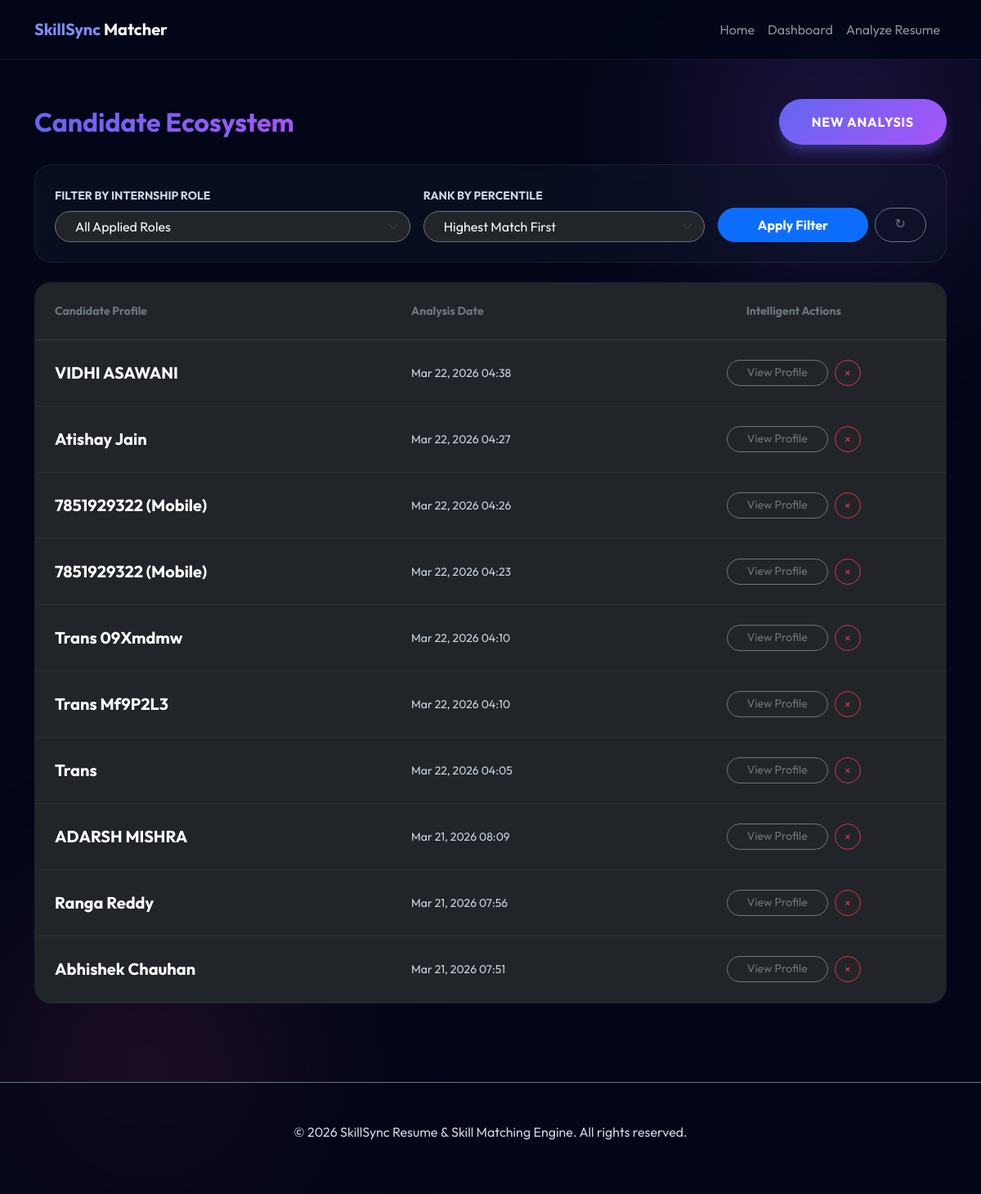
The page /dashboard/ on the database as committed earlier.
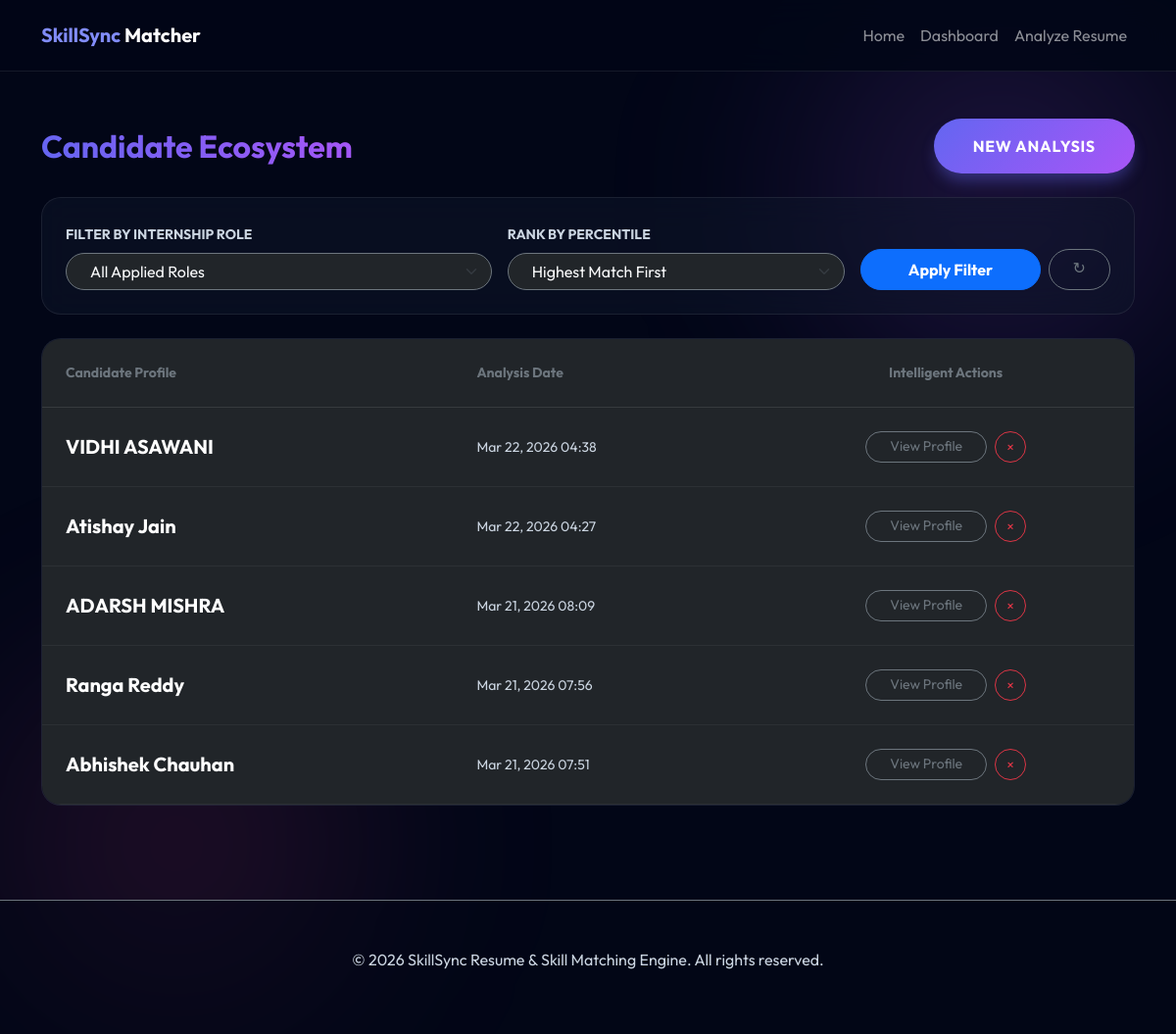
The same page on the database as committed later.
### matching_app/models.py (models this page shows, shortened)
class Candidate(models.Model):
    name = models.CharField(max_length=100)
    resume_file = models.FileField(upload_to='resumes/', null=True, blank=True)
    education = models.TextField(blank=True)
    skills = models.TextField(blank=True)
    tools = models.TextField(blank=True)
    experience = models.TextField(blank=True)
    projects = models.TextField(blank=True)
    certifications = models.TextField(blank=True)
    extracted_text = models.TextField(blank=True)
    created_at = models.DateTimeField(auto_now_add=True)

### matching_app/views.py (the view)
# urls.py: path('dashboard/', views.dashboard, name='dashboard'),
def dashboard(request):
    roles = Role.objects.all()
    role_id = request.GET.get('role')
    sort_order = request.GET.get('sort', 'desc')
    context = {'roles': roles}
    if role_id:
        selected_role = get_object_or_404(Role, pk=role_id)
        all_candidates = Candidate.objects.all()
        for cand in all_candidates:
            res = get_rule_based_matches(cand.extracted_text, [selected_role])
            if res:
                Match.objects.update_or_create(
                    candidate=cand,
                    role=selected_role,
                    defaults={
                        'match_percentage': res[0]['match_percentage'],
                        'fit_category': res[0]['fit_category']
                    }
                )
        matches = Match.objects.filter(role_id=role_id)
        if sort_order == 'asc':
            matches = matches.order_by('match_percentage')
        else:
            matches = matches.order_by('-match_percentage')
        context['matches'] = matches
        context['selected_role'] = int(role_id)
        context['selected_sort'] = sort_order
    else:
        candidates = Candidate.objects.all().order_by('-created_at')
        context['candidates'] = candidates
    return render(request, 'dashboard.html', context)

### templates/dashboard.html (shortened to what the changed rows need)
{% extends 'base.html' %}
{% block content %}
<div class="container py-5">
    <div class="d-flex justify-content-between align-items-center mb-4 reveal">
        <h2 class="fw-bold m-0 text-gradient">Candidate Ecosystem</h2>
    </div>
    <div class="glass-card-premium p-0 overflow-hidden reveal delay-1">
        <table class="table table-dark table-hover m-0" style="background: transparent;">
            <thead style="background: rgba(255, 255, 255, 0.03);">
                <tr>
                    <th class="ps-4 py-4 text-secondary uppercase small tracking-wider">Candidate Profile</th>
                    <th class="py-4 text-secondary uppercase small tracking-wider">{% if selected_role %}Match Percentage{% else %}Analysis Date{% endif %}</th>
                    <th class="py-4 text-center text-secondary uppercase small tracking-wider">Intelligent Actions</th>
                </tr>
            </thead>
            <tbody>
                {% if matches %}
                    {% for match in matches %}
                    <tr style="border-bottom: 1px solid rgba(255,255,255,0.05);">
                        <td class="ps-4 py-4 align-middle">
                            <div class="fw-bold fs-5">{{ match.candidate.name }}</div>
                            <div class="text-muted small">Matched for: {{ match.role.name }}</div>
                        </td>
                        <td class="py-4 align-middle">
                            <div class="d-flex align-items-center gap-3">
                                <span class="fw-bold" style="color: var(--primary-color);">{{ match.match_percentage }}%</span>
                                <div class="fit-badge {% if match.fit_category == 'Strong Fit' %}fit-strong{% elif match.fit_category == 'Moderate Fit' %}fit-moderate{% else %}fit-low{% endif %}">
                                    {{ match.fit_category }}
                                </div>
                            </div>
                        </td>
                        <td class="py-4 text-center">
                            <div class="d-flex justify-content-center gap-2">
                                <a href="{% url 'candidate_detail' match.candidate.pk %}" class="btn btn-sm btn-outline-secondary rounded-pill px-4 border-secondary hover-neon-purple">Deep Analysis</a>
                                <a href="{% url 'delete_candidate' match.candidate.pk %}"
                                   class="btn btn-sm btn-outline-danger rounded-circle p-2 border-danger hover-neon-red"
                                   onclick="return confirm('Delete analysis for {{ match.candidate.name }}?')"
                                   style="width: 32px; height: 32px; display: inline-flex; align-items: center; justify-content: center;">
                                    <span>×</span>
                                </a>
                            </div>
                        </td>
                    </tr>
                    {% endfor %}
                {% elif candidates %}
                    {% for candidate in candidates %}
                    <tr style="border-bottom: 1px solid rgba(255,255,255,0.05);">
                        <td class="ps-4 py-4 align-middle">
                            <div class="fw-bold fs-5">{{ candidate.name }}</div>
                        </td>
                        <td class="py-4 align-middle text-muted small">{{ candidate.created_at|date:"M d, Y H:i" }}</td>
                        <td class="py-4 text-center">
                            <div class="d-flex justify-content-center gap-2">
                                <a href="{% url 'candidate_detail' candidate.pk %}" class="btn btn-sm btn-outline-secondary rounded-pill px-4 border-secondary hover-neon-purple">View Profile</a>
                                <a href="{% url 'delete_candidate' candidate.pk %}"
                                   class="btn btn-sm btn-outline-danger rounded-circle p-2 border-danger hover-neon-red"
                                   onclick="return confirm('Delete analysis for {{ candidate.name }}?')"
                                   style="width: 32px; height: 32px; display: inline-flex; align-items: center; justify-content: center;">
                                    <span>×</span>
                                </a>
                            </div>
                        </td>
                    </tr>
                    {% endfor %}
                {% endif %}
            </tbody>
        </table>
    </div>
</div>
{% endblock %}

Rows that differ between the two databases and show on the page:
removed Candidate: name "7851929322 (Mobile)", created_at "Mar 22, 2026 04:26"
removed Candidate: name "7851929322 (Mobile)", created_at "Mar 22, 2026 04:23"
removed Candidate: name "Trans 09Xmdmw", created_at "Mar 22, 2026 04:10"
removed Candidate: name "Trans Mf9P2L3", created_at "Mar 22, 2026 04:10"
removed Candidate: name "Trans", created_at "Mar 22, 2026 04:05"
